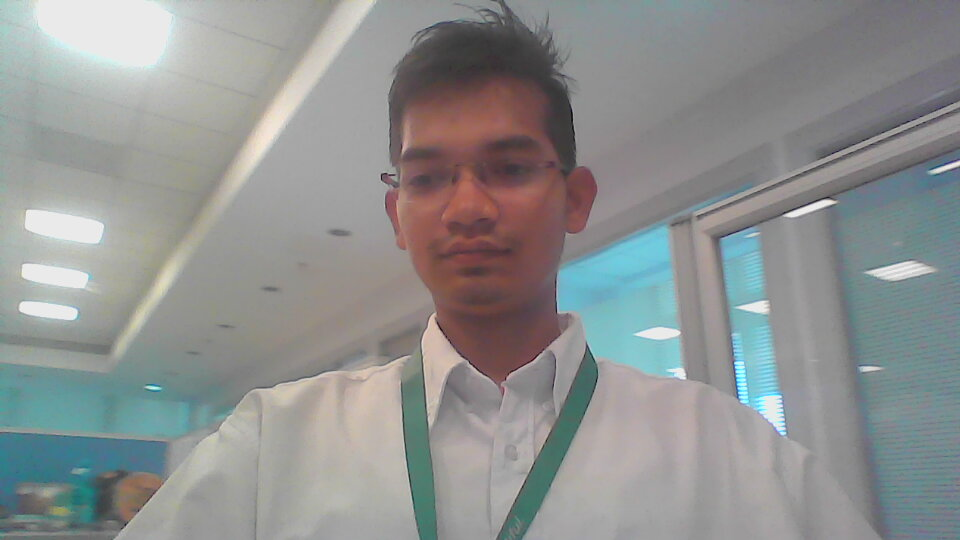
#> input picture input.jpg, 960 x 540 px
$ python otsu.py   (older library calls are emulated)
#> lines starting #> are read from the running program, lines starting #| are printed output that depends on the picture; after the words box and inside, x2 and y2 are one past the last pixel; in counts of white or black regions, pixels touching at a corner belong together
import numpy

import numpy as np
from numpy import array
from scipy import misc
from PIL import Image
import datetime

MAX_IMAGESIZE = 4000
MAX_BRIGHTNESS = 255
GRAYLEVEL = 256
MAX_FILENAME = 256
MAX_BUFFERSIZE = 256

face = misc.imread('input.jpg',object)
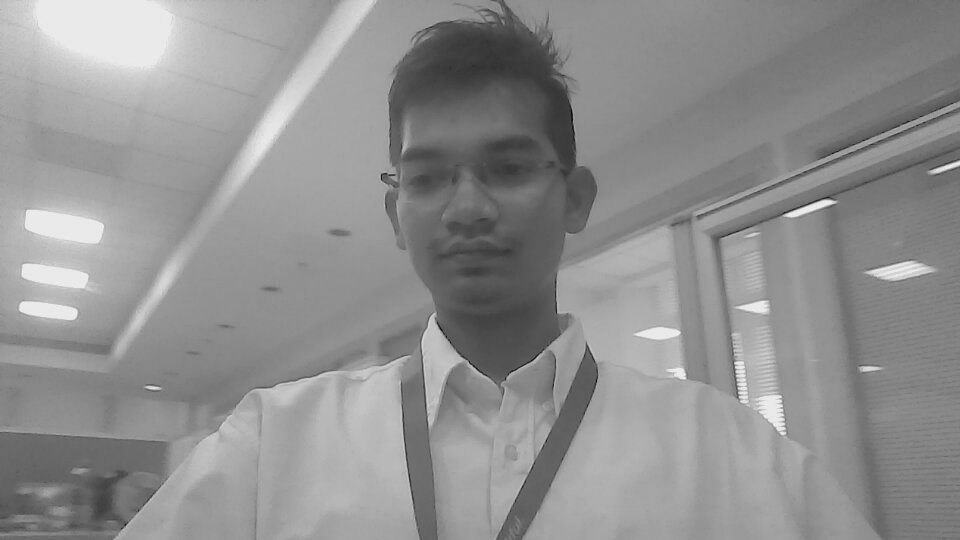
#> face: shape (540, 960) float32; min 6.29, max 248.1, mean 144.7

image1 = face
image2 = face
print(face.shape)
#| (540, 960)
y_size1 = face.shape[0]
#> y_size1 = 540
print(y_size1)
#| 540
x_size1 = face.shape[1]
#> x_size1 = 960
print(x_size1)
#| 960
print(type(x_size1))
#| <class 'int'>
hist = [0] * 256
prob = [0.0] * 256
myu = [0.0] * 256
omega = [0.0] * 256
sigma = [0.0] * 256
print(type(image1[0][0]))
#| <class 'numpy.float32'>


def otsu_th():
    print("Otsu's binarization process starts now.\n")
    # /* Histogram generation */
    for y in range(0, y_size1):
        for x in range(0, x_size1):
            hist[int(image1[y][x])] += 1

    # /* calculation of probability density */
    for i in range(0, GRAYLEVEL):
        prob[i] = float(hist[i]) / (x_size1 * y_size1)
    for i in range(0, 256):
        print("Serial: " + str(prob[i]))
    # /* omega & myu generation */
    omega[0] = prob[0]
    myu[0] = 0.0  # /* 0.0 times prob[0] equals zero */
    for i in range(1, GRAYLEVEL):
        omega[i] = omega[i - 1] + prob[i]
        myu[i] = myu[i - 1] + i * prob[i]
#> after the loop, myu = 256 values from 0 to 144.3; omega = 256 values from 0 to 1

    '''/* sigma maximization
     sigma stands for inter-class variance
     and determines optimal threshold value */'''
    threshold = 0
    max_sigma = 0.0
    for i in range(0, GRAYLEVEL - 1):
        if (omega[i] != 0.0 and omega[i] != 1.0):
            sigma[i] = ((myu[GRAYLEVEL - 1] * omega[i] - myu[i]) ** 2) / (omega[i] * (1.0 - omega[i]))
        else:
            sigma[i] = 0.0
        if (sigma[i] > max_sigma):
            max_sigma = sigma[i]
            threshold = i
#> after the loop, max_sigma = 650.1; threshold = 140

    print("\nthreshold value = " + str(threshold))

    # /* binarization output into image2 */
    x_size2 = x_size1
#> x_size2 = 960
    y_size2 = y_size1
#> y_size2 = 540
    for y in range(0, y_size2):
        for x in range(0, x_size2):
            if (image1[y][x] > threshold):
                image2[y][x] = MAX_BRIGHTNESS
            else:
                image2[y][x] = 0
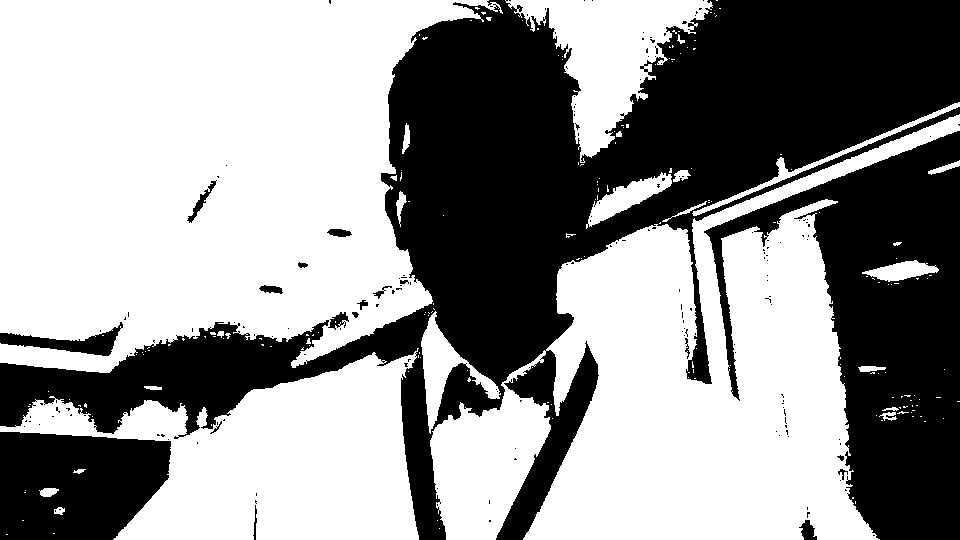
#> image2: shape (540, 960) float32; 58.2% white; 176 black regions (157 under 20 px), largest, box (x1, y1, x2, y2) and area: (0, 0, 960, 540) 149203, (704, 131, 960, 540) 48693, (0, 432, 171, 540) 15585
    print("hi")


a = datetime.datetime.now()
otsu_th()
b = datetime.datetime.now()
print("Time: " + str(b - a))
img = Image.fromarray(image2)
if img.mode != 'RGB':
    img = img.convert('RGB')
img.save('my.jpg')
img.show()

$ run again, with 1.jpg copied over input.jpg
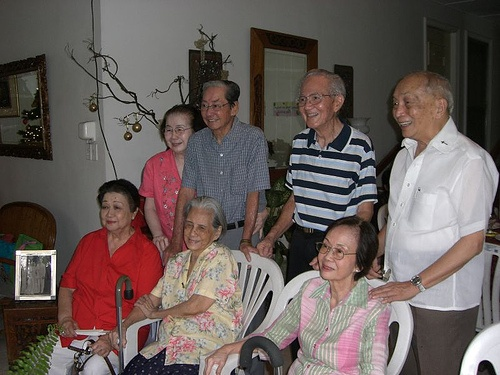
#> input picture 1.jpg, 500 x 375 px
#> `face = misc.imread('input.jpg',object)`:
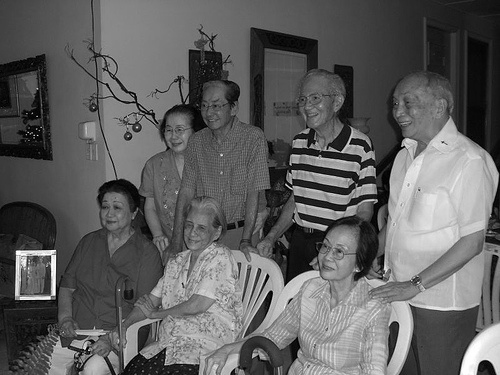
#> face: shape (375, 500) float32; min 0, max 255, mean 96.2
#| (375, 500)
#| 375
#| 500
#| <class 'int'>
#| <class 'numpy.float32'>
#> after the loop in otsu_th, `for y in range(0, y_size2):`:
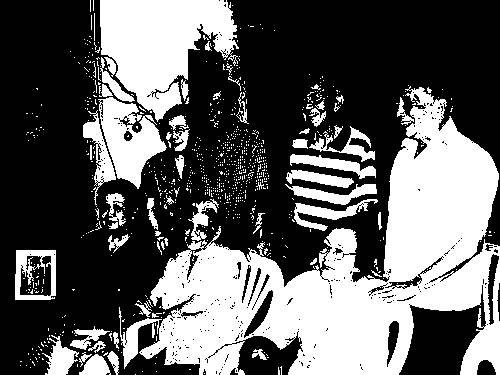
#> image2: shape (375, 500) float32; 37.9% white; 842 white regions (782 under 20 px), largest, box (x1, y1, x2, y2) and area: (119, 86, 500, 375) 44647, (100, 0, 239, 122) 9988, (98, 97, 167, 189) 3217
